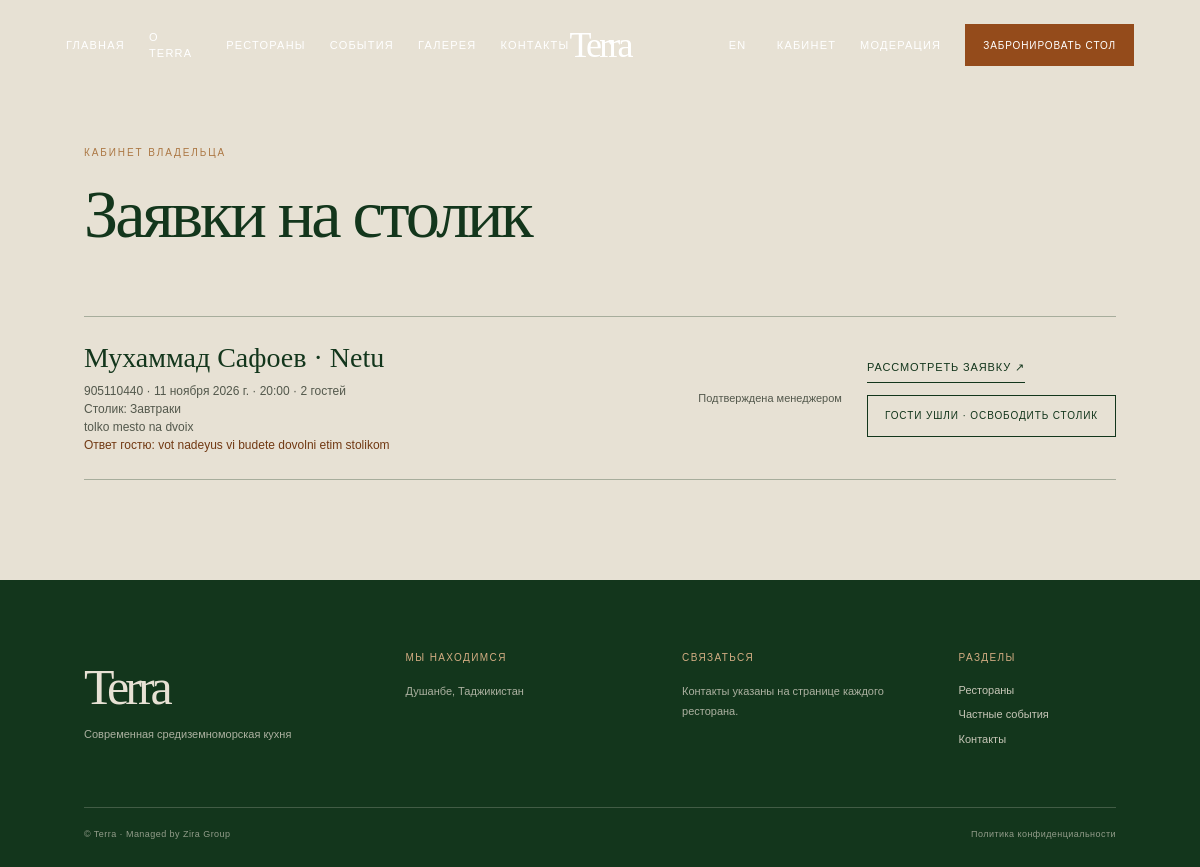
Screenshot of /owner/bookings/ (signed in) with the database file from the repository.
### restaurant/models.py (models this page shows, shortened)
class BookingRequest(models.Model):
    STATUS_CHOICES = [
        ('new', 'Новая'),
        ('in_progress', 'В обработке'),
        ('confirmed', 'Подтверждена менеджером'),
        ('rejected', 'Отклонена рестораном'),
        ('completed', 'Гости ушли · столик свободен'),
        ('closed', 'Закрыта'),
    ]
    name = models.CharField('Имя', max_length=100)
    restaurant = models.ForeignKey(
        Restaurant,
        on_delete=models.CASCADE,
        related_name='bookings',
        verbose_name='Ресторан',
        null=True,
        blank=True,
    )
    phone = models.CharField('Телефон', max_length=40)
    booking_date = models.DateField('Дата')
    booking_time = models.TimeField('Время')
    guests = models.PositiveSmallIntegerField(
        'Количество гостей',
        validators=[MinValueValidator(1), MaxValueValidator(12)],
    )
    table = models.ForeignKey(
        RestaurantTable,
        on_delete=models.SET_NULL,
        related_name='bookings',
        verbose_name='Столик',
        null=True,
        blank=True,
    )
    comments = models.TextField('Комментарий', blank=True)
    owner_note = models.TextField('Ответ ресторана', blank=True)
    language = models.CharField('Язык сайта', max_length=2, default='ru')
    status = models.CharField(
        'Статус',
        max_length=20,
        choices=STATUS_CHOICES,
        default='new',
    )
    created_at = models.DateTimeField('Создана', auto_now_add=True)
    class Meta:
        ordering = ['-created_at']
        verbose_name = 'заявка на бронирование'
        verbose_name_plural = 'заявки на бронирование'

class Restaurant(models.Model):
    owner = models.ForeignKey(
        User,
        on_delete=models.CASCADE,
        related_name='restaurants',
        verbose_name='Владелец аккаунта',
        null=True,
        blank=True,
    )
    name = models.CharField('Название', max_length=150)
    slug = models.SlugField('Адрес страницы', unique=True)
    cuisine = models.CharField('Кухня или тип заведения', max_length=100, blank=True)
    description = models.TextField('Описание')
    address = models.CharField('Адрес', max_length=250)
    phone = models.CharField('Телефон', max_length=40, blank=True)
    opening_hours = models.CharField('Часы работы', max_length=100, blank=True)
    menu_is_sample = models.BooleanField(
        'В меню есть примеры, не подтверждённые рестораном',
        default=False,
    )
    latitude = models.DecimalField('Широта карты', max_digits=9, decimal_places=6)
    longitude = models.DecimalField('Долгота карты', max_digits=9, decimal_places=6)
    image = models.ImageField(
        'Фотография ресторана',
        upload_to='restaurants/',
        blank=True,
    )
    image_url = models.URLField('Ссылка на фотографию', blank=True)
    is_approved = models.BooleanField('Показывать на сайте', default=True)
    moderation_note = models.TextField('Комментарий модератора', blank=True)
    created_at = models.DateTimeField('Создан', auto_now_add=True)
    class Meta:
        ordering = ['name']
        verbose_name = 'ресторан'
        verbose_name_plural = 'рестораны'
    def __str__(self):
        return self.name

class RestaurantTable(models.Model):
    restaurant = models.ForeignKey(
        Restaurant,
        on_delete=models.CASCADE,
        related_name='tables',
        verbose_name='Ресторан',
    )
    name = models.CharField('Название столика', max_length=80)
    capacity = models.PositiveSmallIntegerField(
        'Количество мест',
        validators=[MinValueValidator(1), MaxValueValidator(20)],
    )
    is_active = models.BooleanField('Доступен для бронирования', default=True)
    class Meta:
        ordering = ['restaurant__name', 'name']
        constraints = [
            models.UniqueConstraint(
                fields=['restaurant', 'name'],
                name='unique_table_name_per_restaurant',
            ),
        ]
        verbose_name = 'столик'
        verbose_name_plural = 'столики'

### restaurant/views.py (the view)
# urls.py: path('owner/bookings/', BookingManageView.as_view(), name='booking_manage'),
class BookingManageView(SuperuserRequiredMixin, SiteContextMixin, ListView):
    model = BookingRequest
    template_name = 'restaurant/booking_manage.html'
    context_object_name = 'bookings'
    def get_queryset(self):
        return BookingRequest.objects.filter(
            restaurant__owner=self.request.user,
        ).select_related('restaurant', 'table')

### restaurant/views.py (called while the page is built)
def save_language_in_session(request):
    language = request.GET.get('language')
    if language in ('ru', 'en'):
        request.session['language'] = language
    request.language = request.session.get('language', 'ru')

def get_shared_context(request):
    return {
        'site_settings': SiteSettings.objects.first(),
        'site_language': request.language,
        'booking_form': BookingRequestForm(),
    }

    def dispatch(self, request, *args, **kwargs):
        save_language_in_session(request)
        return super().dispatch(request, *args, **kwargs)

    def get_context_data(self, **kwargs):
        context = super().get_context_data(**kwargs)
        context.update(get_shared_context(self.request))
        return context

    def test_func(self):
        return self.request.user.is_superuser

### restaurant/templates/restaurant/booking_manage.html (shortened to what this page needs)
{% load static %}
<!doctype html>
<html lang="{{ site_language }}">
<head>
    {% include 'restaurant/head_assets.html' %}
</head>
<body class="bg-terra-ivory font-clean text-terra-green">
{% include 'restaurant/site_header.html' %}
<main class="owner-page section-wrap">
    <div class="section-heading">
        <p class="eyebrow">{% if site_language == 'en' %}Owner account{% else %}Кабинет владельца{% endif %}</p>
        <h1 class="display-heading">{% if site_language == 'en' %}Booking requests{% else %}Заявки на столик{% endif %}</h1>
    </div>
    <div class="owner-list">
        {% for booking in bookings %}
            <article class="owner-row booking-owner-row">
                <div>
                    <h2>{{ booking.name }} · {{ booking.restaurant.name }}</h2>
                    <p><a href="tel:{{ booking.phone }}">{{ booking.phone }}</a> · {{ booking.booking_date }} · {{ booking.booking_time }} · {{ booking.guests }} {% if site_language == 'en' %}guests{% else %}гостей{% endif %}</p>
                    {% if booking.table %}<p>{% if site_language == 'en' %}Table{% else %}Столик{% endif %}: {{ booking.table.name }}</p>{% endif %}
                    {% if booking.comments %}<p>{{ booking.comments }}</p>{% endif %}
                    {% if booking.owner_note %}<p class="booking-owner-note">{% if site_language == 'en' %}Your note{% else %}Ответ гостю{% endif %}: {{ booking.owner_note }}</p>{% endif %}
                </div>
                <span class="approval-status">{{ booking.get_status_display }}</span>
                <div class="booking-actions">
                    {% if booking.status == 'new' or booking.status == 'in_progress' or booking.status == 'confirmed' %}<a class="text-link" href="{% url 'restaurant:booking_status' booking.id %}">{% if site_language == 'en' %}Review request{% else %}Рассмотреть заявку{% endif %} ↗</a>{% endif %}
                    {% if booking.status == 'confirmed' and booking.table %}
                        <form method="post" action="{% url 'restaurant:booking_release_table' booking.id %}">
                            <button class="button button-small" type="submit">{% if site_language == 'en' %}Guests left · free table{% else %}Гости ушли · освободить столик{% endif %}</button>
                        </form>
                    {% endif %}
                </div>
            </article>
        {% empty %}
            <p class="empty-note">{% if site_language == 'en' %}No booking requests yet.{% else %}Заявок пока нет.{% endif %}</p>
        {% endfor %}
    </div>
</main>
{% include 'restaurant/site_footer.html' %}
</body>
</html>

### restaurant/templates/restaurant/head_assets.html (shortened to what this page needs)
{% load static %}
<script src="https://cdn.tailwindcss.com"></script>
<link rel="stylesheet" href="{% static 'restaurant/css/site.css' %}?v=4">

### restaurant/templates/restaurant/site_header.html (shortened to what this page needs)
<header class="site-header" data-header>
    <nav class="main-nav" id="main-nav" data-main-nav aria-label="{% if site_language == 'en' %}Main navigation{% else %}Главное меню{% endif %}">
        <a href="{% url 'restaurant:home' %}">{% if site_language == 'en' %}Home{% else %}Главная{% endif %}</a>
        <a href="{% url 'restaurant:about' %}">{% if site_language == 'en' %}About{% else %}О Terra{% endif %}</a>
        <a href="{% url 'restaurant:restaurants' %}">{% if site_language == 'en' %}Restaurants{% else %}Рестораны{% endif %}</a>
        <a href="{% url 'restaurant:events' %}">{% if site_language == 'en' %}Private events{% else %}События{% endif %}</a>
        <a href="{% url 'restaurant:gallery' %}">{% if site_language == 'en' %}Gallery{% else %}Галерея{% endif %}</a>
        <a href="{% url 'restaurant:contacts' %}">{% if site_language == 'en' %}Contacts{% else %}Контакты{% endif %}</a>
    </nav>
    <a class="wordmark" href="{% url 'restaurant:home' %}" aria-label="Terra">Terra</a>
    <div class="header-actions">
        <a class="language-link" href="?language={% if site_language == 'en' %}ru{% else %}en{% endif %}">
            {% if site_language == 'en' %}RU{% else %}EN{% endif %}
        </a>
        {% if request.user.is_superuser %}
            <a class="language-link" href="{% url 'restaurant:dashboard' %}">{% if site_language == 'en' %}My account{% else %}Кабинет{% endif %}</a>
            <a class="language-link" href="{% url 'restaurant:moderation' %}">{% if site_language == 'en' %}Review{% else %}Модерация{% endif %}</a>
        {% else %}
            <a class="language-link" href="{% url 'restaurant:login' %}">{% if site_language == 'en' %}Log in{% else %}Войти{% endif %}</a>
        {% endif %}
        <button class="button button-small header-booking" type="button" data-open-booking>
            {% if site_language == 'en' %}Book a table{% else %}Забронировать стол{% endif %}
        </button>
    </div>
</header>

### restaurant/templates/restaurant/site_footer.html
<footer class="site-footer">
    <div class="footer-main">
        <div>
            <a class="footer-wordmark" href="{% url 'restaurant:home' %}">Terra</a>
            <p>{% if site_language == 'en' %}Contemporary Mediterranean restaurant{% else %}Современная средиземноморская кухня{% endif %}</p>
        </div>
        <div>
            <p class="footer-label">{% if site_language == 'en' %}Visit us{% else %}Мы находимся{% endif %}</p>
            <p>{% if site_language == 'en' %}Dushanbe, Tajikistan{% else %}Душанбе, Таджикистан{% endif %}</p>
        </div>
        <div>
            <p class="footer-label">{% if site_language == 'en' %}Say hello{% else %}Связаться{% endif %}</p>
            <p>{% if site_language == 'en' %}Contact details are on each restaurant page.{% else %}Контакты указаны на странице каждого ресторана.{% endif %}</p>
        </div>
        <div>
            <p class="footer-label">{% if site_language == 'en' %}Explore{% else %}Разделы{% endif %}</p>
            <a href="{% url 'restaurant:restaurants' %}">{% if site_language == 'en' %}Restaurants{% else %}Рестораны{% endif %}</a>
            <a href="{% url 'restaurant:events' %}">{% if site_language == 'en' %}Private events{% else %}Частные события{% endif %}</a>
            <a href="{% url 'restaurant:contacts' %}">{% if site_language == 'en' %}Contacts{% else %}Контакты{% endif %}</a>
        </div>
    </div>
    <div class="footer-bottom">
        <span>© Terra · Managed by Zira Group</span>
        <a href="{% url 'restaurant:privacy' %}">{% if site_language == 'en' %}Privacy policy{% else %}Политика конфиденциальности{% endif %}</a>
    </div>
</footer>

### restaurant/templates/restaurant/site_scripts.html (shortened to what this page needs)
{% load static %}

### restaurant/static/restaurant/css/site.css (style rules this page uses)
:root { color-scheme: light; --ivory: #e7e1d4; --green: #13361c; --olive: #33412a; --clay: #944b1b; --gold: #ac7845; --serif: Georgia, "Times New Roman", serif; --sans: Arial, Helvetica, sans-serif; }
* { box-sizing: border-box; }
html { scroll-behavior: smooth; }
body { margin: 0; font-family: var(--sans); }
body, button, input, textarea { font-family: var(--sans); }
button, a { -webkit-tap-highlight-color: transparent; }
a { color: inherit; text-decoration: none; }
button { color: inherit; }
.site-header { position: absolute; z-index: 20; top: 0; left: 0; display: grid; grid-template-columns: 1fr auto 1fr; align-items: center; width: 100%; min-height: 88px; padding: 18px 5.5%; color: #fff; transition: background-color .25s ease, color .25s ease, min-height .25s ease; }
.main-nav, .header-actions { display: flex; align-items: center; gap: clamp(14px, 2vw, 32px); }
.main-nav a, .language-link { font-size: 11px; letter-spacing: .11em; text-transform: uppercase; }
.main-nav a { transition: opacity .2s ease; }
.wordmark, .footer-wordmark { font-family: var(--serif); font-size: 36px; letter-spacing: -.08em; }
.header-actions { justify-content: flex-end; }
.language-link { min-width: 24px; }
.button { display: inline-flex; min-height: 50px; align-items: center; justify-content: center; padding: 0 25px; border: 1px solid var(--clay); background: var(--clay); color: #fff; cursor: pointer; font-size: 11px; letter-spacing: .09em; text-align: center; text-transform: uppercase; transition: background-color .2s ease, color .2s ease, border-color .2s ease, transform .2s ease; }
.button-small { min-height: 42px; padding: 0 17px; font-size: 10px; }
.eyebrow { margin: 0 0 18px; color: var(--gold); font-size: 10px; letter-spacing: .19em; line-height: 1.6; text-transform: uppercase; }
.text-link { display: inline-flex; align-items: center; gap: 8px; border-bottom: 1px solid currentColor; padding-bottom: 6px; font-size: 11px; letter-spacing: .08em; text-transform: uppercase; }
.section-wrap { width: min(1300px, 86%); margin: 0 auto; }
.display-heading { margin: 0; font: 400 clamp(38px, 5.7vw, 76px)/1.05 var(--serif); letter-spacing: -.045em; }
.section-heading { max-width: 760px; margin-bottom: 65px; }
.footer-label { margin: 0 0 9px; color: var(--gold); font-size: 10px; letter-spacing: .14em; text-transform: uppercase; }
.site-footer { padding: 70px 7% 25px; background: var(--green); color: var(--ivory); }
.footer-main { display: grid; grid-template-columns: 1.2fr 1fr 1fr .7fr; gap: 5%; padding-bottom: 60px; }
.footer-wordmark { display: inline-block; font-size: 50px; }
.footer-main p:not(.footer-label) { max-width: 250px; color: rgba(231, 225, 212, .72); font-size: 11px; line-height: 1.8; }
.footer-main > div:not(:first-child) { display: flex; flex-direction: column; align-items: flex-start; gap: 8px; }
.footer-main a:not(.footer-wordmark) { color: rgba(231, 225, 212, .85); font-size: 11px; }
.footer-main .footer-label { color: #d4ad83; }
.footer-bottom { display: flex; justify-content: space-between; gap: 15px; padding-top: 20px; border-top: 1px solid rgba(231, 225, 212, .22); color: rgba(231, 225, 212, .6); font-size: 9px; letter-spacing: .05em; }
.owner-page { min-height: 60vh; padding-top: 145px; padding-bottom: 100px; }
.owner-list { border-top: 1px solid rgba(19,54,28,.3); }
.owner-row { display: grid; grid-template-columns: 1fr auto auto; gap: 25px; align-items: center; padding: 25px 0; border-bottom: 1px solid rgba(19,54,28,.3); }
.owner-row h2, .owner-menu-restaurant h2 { margin: 0 0 8px; font: 400 28px var(--serif); }
.owner-row p { margin: 0; color: #53584c; font-size: 12px; }
.approval-status { color: #53584c; font-size: 11px; }
.booking-owner-note { color: #713913 !important; }
.booking-actions { display: grid; justify-items: start; gap: 12px; }
.booking-actions form { margin: 0; }
.booking-actions .button { border-color: var(--green); background: transparent; color: var(--green); }

### rows the page displays
BookingRequest: name "Мухаммад Сафоев", restaurant.name "Netu", phone "905110440", booking_date "11 ноября 2026 г.", booking_time "20:00", guests "2", table.name "Завтраки", comments "tolko mesto na dvoix", owner_note "vot nadeyus vi budete dovolni etim stolikom", status "Подтверждена менеджером", shows "РАССМОТРЕТЬ ЗАЯВКУ", shows "ГОСТИ УШЛИ · ОСВОБОДИТЬ СТОЛИК"
